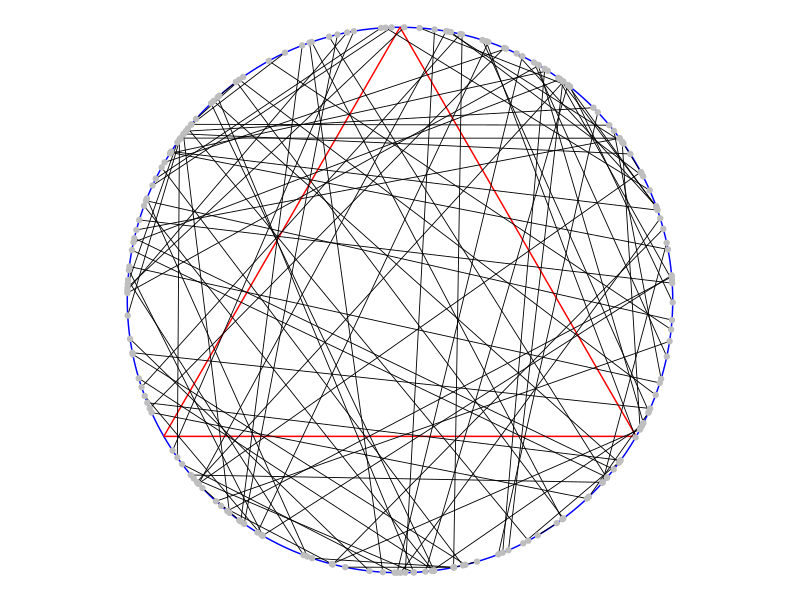
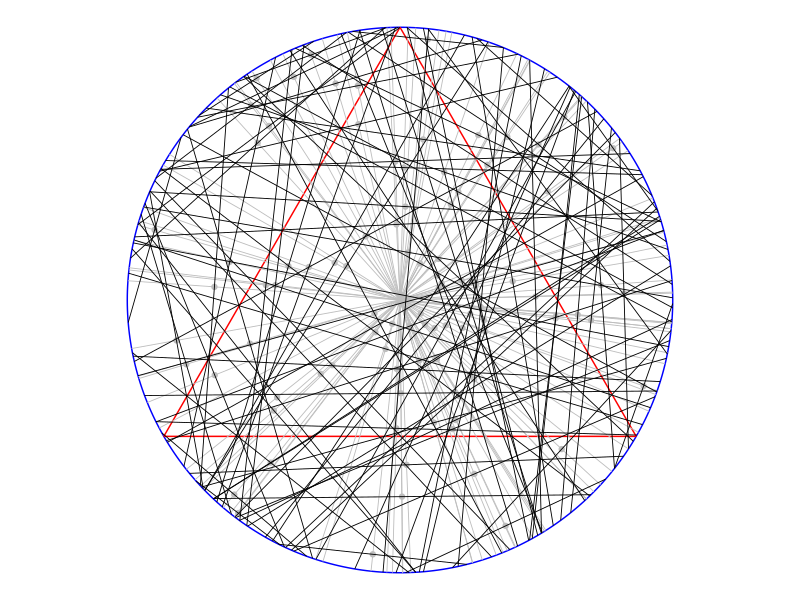
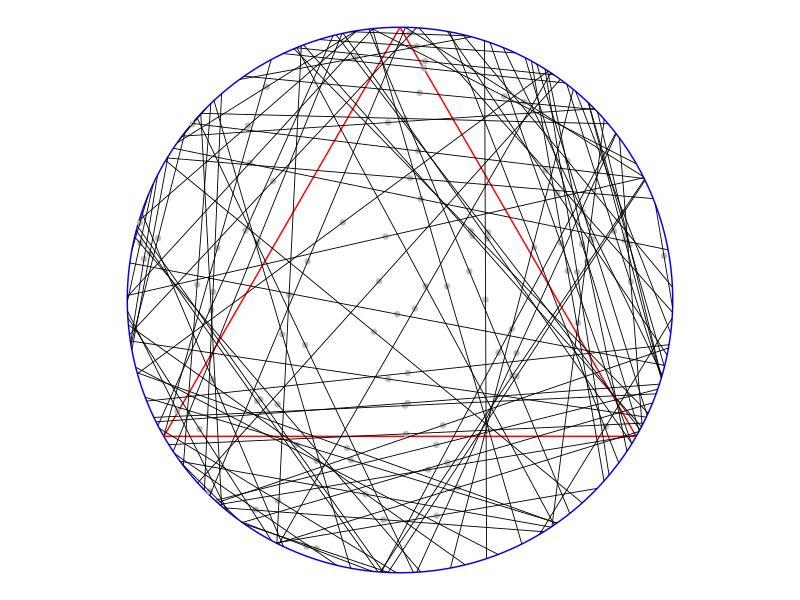

Generate these figures, in order, with R:
# Instruction to students: You may clear the code in this file and replace it
# with your own.

library(tidyverse)
library(ggforce)
theme_set(theme_void())





# Bertrand’s Paradox Probability Part

# Setting parameters
nLines = 100; # Number of lines
x0 = 0 # x-coordinate of the center of the circle
y0 = 0 # y-coordinate of the center of the circle
r0 = 1 # Radius of circle
l = sqrt(3) # Length of the side of an equilateral triangle



# Method A
theta1 <- runif(nLines, 0, 2*pi)
theta2 <- runif(nLines, 0, 2*pi) 
# Endpoints of chords on the circumference of the circle
x1 <- r0*cos(theta1) 
y1 <- r0*sin(theta1) 
x2 <- r0*cos(theta2)
y2 <- r0*sin(theta2)

chordA <- sqrt((x2 - x1)^2 + (y2 - y1)^2)
sA <- sum(chordA > l) # Total number of chords longer than the length(l)
pA <- sA/nLines # Probability of Method A
print(pA)
# Answer for Probability of Method A is roughly around 1/3



# Method B
theta3 <- runif(nLines, 0, 2*pi)
# Endpoints of radius on the circumference of the circle
x3 <- r0*cos(theta3)
y3 <- r0*sin(theta3) 

distance1 <- runif(nLines, 0, r0)
chordB <- 2 * sqrt((r0)^2 - (distance1)^2)
sB <- sum(chordB > l) # Total number of chords longer than the length(l)
pB <- sB/nLines # Probability of Method B
print (pB)
# Answer for Probability of Method B is roughly around 1/2



# Method C 
r1 <- r0 * sqrt(runif(nLines))
theta4 <- runif(nLines, 0, 2*pi)

# Midpoints within the circle
x4 <- r1*cos(theta4)
y4 <- r1*sin(theta4)

distance2 <- sqrt((x4 - x0)^2 + (y4 - y0)^2)
chordC <- 2 * sqrt((r0)^2 - (distance2)^2)
sC <- sum(chordC > l) # Total number of chords longer than the length(l)
pC <- sC/nLines # Probability of Method C
print(pC)
# Answer for Probability of Method C is roughly around 1/4





# Bertrand’s Paradox Plotting Part

# Coordinates of equilateral triangle
eqtri_df <- tibble(
  x    = c(0, sqrt(3) / 2, -sqrt(3) / 2),
  y    = c(1, -0.5, -0.5),
  xend = c(sqrt(3) / 2, -sqrt(3) / 2, 0),
  yend = c(-0.5, -0.5, 1)
)



# Method A
rdmchr_df1 <- tibble(
  x    = x1,
  y    = y1,
  xend = x2,
  yend = y2
)

p <- ggplot() +
  ggforce::geom_circle(aes(x0 = x0, y0 = y0, r = r0), col = 'blue', size = 0.5) +
  geom_segment(data = eqtri_df, aes(x = x, y = y, xend = xend, yend = yend), col = 'red', size = 0.5) +
  geom_segment(data = rdmchr_df1, aes(x = x, y = y, xend = xend, yend = yend), size = 0.3) +
  geom_point(aes(x1, y1), col = 'gray') +
  geom_point(aes(x2, y2), col = 'gray') +
  coord_equal()

ggsave(p, file = "plotA.png", height = 5, width = 7)



# Method B
# Midpoint of the chord
x5 <- (distance1/r0) * (x3 - x0) 
y5 <- (distance1/r0) * (y3 - y0)

# Codes to find endpoints of chords
theta5 <- atan2(y5, x5)
x6 <- cos(-theta5) * x5 - sin(-theta5) * y5
y6 <- sin(-theta5) * x5 - cos(-theta5) * y5
y7 <- sqrt(r0^2 - x6^2)
y8 <- -sqrt(r0^2 - x6^2)
x9 <- cos(theta5) * x6 - sin(theta5) * y7
y9 <- sin(theta5) * x6 + cos(theta5) * y7
x10 <- cos(theta5) * x6 - sin(theta5) * y8
y10 <- sin(theta5) * x6 + cos(theta5) * y8
# Endpoints of chord on the circumference of the circle
x9 <- x9 + x0
y9 <- y9 + y0
x10 <- x10 + x0
y10 <- y10 + y0


rdmchr_df2 <- tibble(
  x    = x9,
  y    = y9,
  xend = x10,
  yend = y10
)

p <- ggplot() +
  ggforce::geom_circle(aes(x0 = x0, y0 = y0, r = r0), col = 'blue', size = 0.5) +
  geom_segment(data = eqtri_df, aes(x = x, y = y, xend = xend, yend = yend), col = 'red', size = 0.5) +
  geom_segment(aes(x = x0, y = y0, xend = x3, yend = y3), col = 'gray', size = 0.3) +
  geom_point(aes(x5, y5), col = 'gray') +
  geom_segment(data = rdmchr_df2, aes(x = x, y = y, xend = xend, yend = yend), size = 0.3) +
  coord_equal()

ggsave(p, file = "plotB.png", height = 5, width = 7)



# Method C
# Codes to find endpoints of chords
theta6 <- atan2(y4, x4)
x11 <- cos(-theta6) * x4 - sin(-theta6) * y4
y11 <- sin(-theta6) * x4 - cos(-theta6) * y4
y12 <- sqrt(r0^2 - x11^2)
y13 <- -sqrt(r0^2 - x11^2)
x14 <- cos(theta6) * x11 - sin(theta6) * y12
y14 <- sin(theta6) * x11 + cos(theta6) * y12
x15 <- cos(theta6) * x11 - sin(theta6) * y13
y15 <- sin(theta6) * x11 + cos(theta6) * y13
# Endpoints of chord on the circumference of the circle
x14 <- x14 + x0
y14 <- y14 + y0
x15 <- x15 + x0
y15 <- y15 + y0

rdmchr_df3 <- tibble(
  x    = x14,
  y    = y14,
  xend = x15,
  yend = y15
)

p <- ggplot() +
  ggforce::geom_circle(aes(x0 = x0, y0 = y0, r = r0), col = 'blue', size = 0.5) +
  geom_segment(data = eqtri_df, aes(x = x, y = y, xend = xend, yend = yend), col = 'red', size = 0.5) +
  geom_point(aes(x4, y4), col = 'gray') +
  geom_segment(data = rdmchr_df3, aes(x = x, y = y, xend = xend, yend = yend), size = 0.3) +
  coord_equal()

ggsave(p, file = "plotC.png", height = 5, width = 7)
